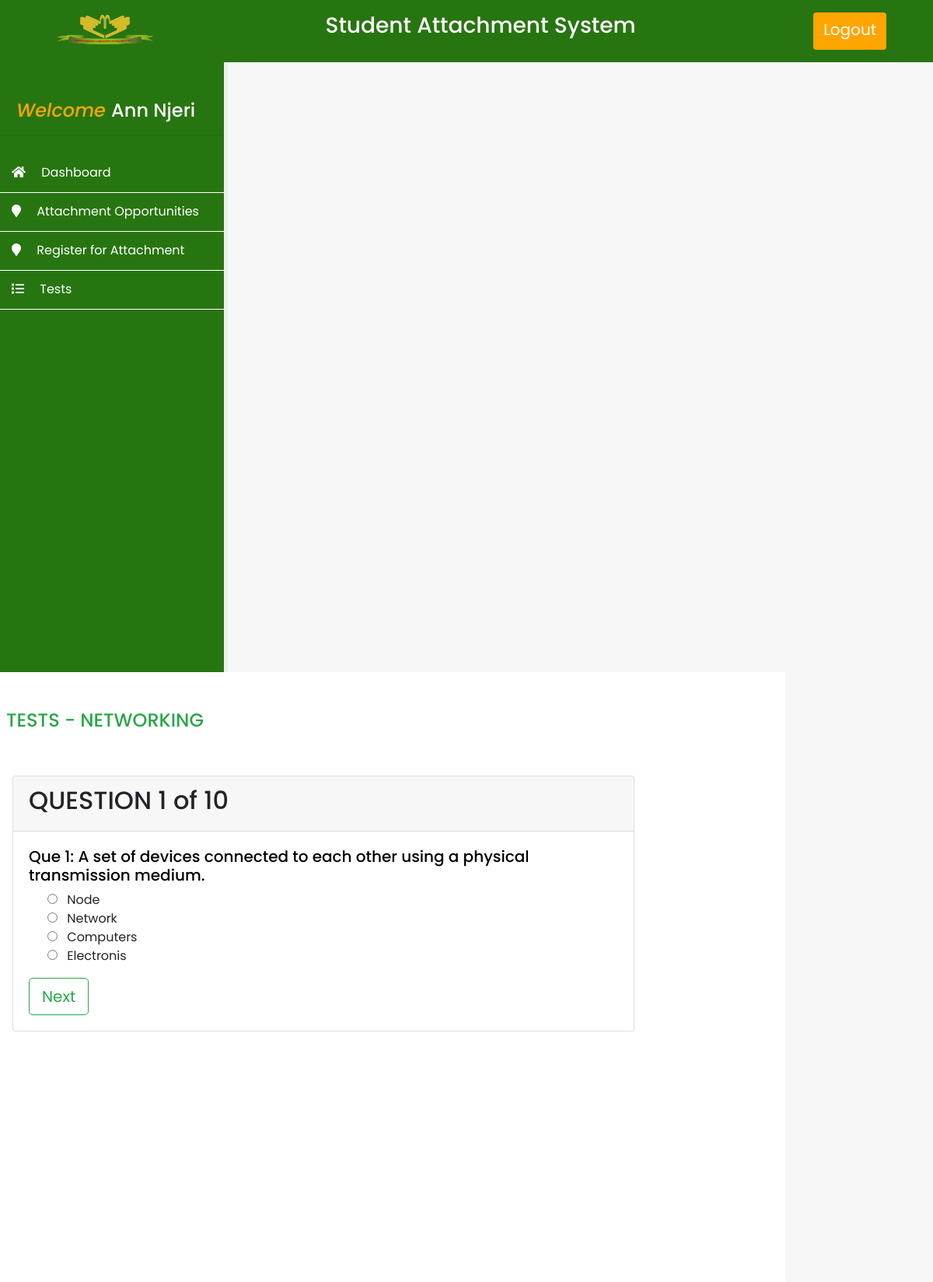
The page /users/student/test.php?test=networking&quiz=1 (signed in) on the database its author committed.
### tables this page shows
CREATE TABLE `students` (
  `id` int(11) NOT NULL,
  `uniqueid` varchar(255) NOT NULL,
  `fname` varchar(255) NOT NULL,
  `lname` varchar(255) NOT NULL,
  `regno` varchar(255) NOT NULL,
  `password` varchar(255) NOT NULL,
  `supervisor` varchar(200) NOT NULL DEFAULT '',
  `csupervisor` varchar(200) NOT NULL DEFAULT '',
  `course` varchar(200) NOT NULL,
  `year` int(11) NOT NULL
);

CREATE TABLE `tbl_questions` (
  `id` int(11) NOT NULL,
  `test` varchar(200) NOT NULL,
  `quizno` int(11) NOT NULL,
  `question` varchar(255) NOT NULL
);

CREATE TABLE `tbl_answers` (
  `id` int(11) NOT NULL,
  `quizno` int(11) NOT NULL,
  `correct` int(11) NOT NULL,
  `answer` varchar(200) NOT NULL,
  `test` varchar(200) NOT NULL
);

### users/student/test.php (the view, shortened to what this page needs)
<?php
include "includes/config.php";
$test = $_GET['test'];
$quiz = $_GET['quiz'];
$quizresult = mysqli_query($conn, "select * from tbl_questions where test = '$test' and quizno = '$quiz'");
$quizarray = mysqli_fetch_assoc($quizresult);
$answerresult = mysqli_query($conn, "select * from tbl_answers where test = '$test' and quizno = '$quiz'");
?>
<?php include "includes/header.php"; ?>
<section class="content row">
    <?php include "includes/sidebar.php"; ?>
    <div class="col col-sm-12 col-md-8 col-lg-10 main-content">
        <h4 style="text-transform: uppercase;" class="text-success my-5 ml-2">Tests - <?php echo $test; ?></h4>
        <div class="row ml-2">
            <div class="card m-2" style="width: 50rem;">
                <div class="card-header">
                    <h2>QUESTION <?php echo $quiz ?> of 10 </h2>
                </div>
                <div class="card-body">
                    <h5 style="color: #000;"> Que <?php echo $quiz ?>: <?php echo $quizarray['question'] ?>. </h5>
                    <form id="question_answer" action="#" method="POST" enctype="multipart/form-data">
                        <div class="form-input m-2 mx-4">
                            <?php while ($row = mysqli_fetch_assoc($answerresult)) : ?>
                                <input name="answer" type="radio" value="<?php echo $row['answer'] ?>" class="mr-2"> <?php echo $row['answer'] ?><br>
                            <?php endwhile ?>
                        </div>
                        <button id="nextBtn" type="submit" class="mt-2 btn btn-outline-success btn-lg">Next</button>
                    </form>
                </div>
            </div>
        </div>
    </div>
</section>
<?php include "includes/footer.php"; ?>

### users/student/includes/sidebar.php
<?php
include "config.php";
$sid  = $_SESSION['studentid'];
$result = $conn->query("SELECT * FROM students where uniqueid = '$sid' ");
$array = mysqli_fetch_assoc($result);
?>
<div class="col col-sm-12 col-md-4 col-lg-3 sidebar py-5">
    <h4 class="text-center welcome">
   <span> Welcome </span><?php echo $array['fname']." ".$array['lname']  ?>
    </h4>
    <hr>
    <div class="side-nav py-2">
        <a href="index.php" class="side-nav-item">
            <div> <i class="fa fa-home mr-3" aria-hidden="true"></i> Dashboard</div>
        </a>
        <a href="attachments.php" class="side-nav-item">
            <div><i class="fa fa-map-marker mr-3 text-white" aria-hidden="true"></i> Attachment Opportunities</div>
        </a>
        <a href="registerattachment.php" class="side-nav-item">
            <div><i class="fa fa-map-marker mr-3" aria-hidden="true"></i> Register for Attachment</div>
        </a>
        <a href="tests.php" class="side-nav-item">
            <div><i class="fa fa-list mr-3" aria-hidden="true"></i> Tests</div>
        </a>
    </div>
</div>

### users/student/css/index.css (style rules this page uses)
* { margin: 0; padding: 0; box-sizing: border-box; text-decoration: none; font-family: "Poppins", sans-serif; }
body { min-height: 100vh; background: #f7f7f7; overflow-x: hidden; }
.sidebar, .main-content { background-color: #fff; min-height: 98vh; }
.sidebar { border-right: 5px solid #eee; background-color: #277510; padding: 0px; }
.side-nav-item { margin: 0; height: 50px; display: flex; align-items: center; justify-content: left; color: #fff; padding-left: 20px; border-bottom: 1px solid #fff; padding: 20px; padding-left: 30px; }
.side-nav-item div { font-size: 20; }
.sidebar .welcome { color: #fff; }
.sidebar .welcome span { color: orange; font-style: italic; }

### users/student/css/login.css (style rules this page uses)
*, a:hover { text-decoration: none; }

### rows shown on the page
students: fname "Ann", lname "Njeri"
tbl_questions: question "A set of devices connected to each other using a physical transmission medium"
tbl_answers: answer "Node"
tbl_answers: answer "Network"
tbl_answers: answer "Computers"
tbl_answers: answer "Electronis"

### other values the page prints
$test "NETWORKING"
$quiz "1"
